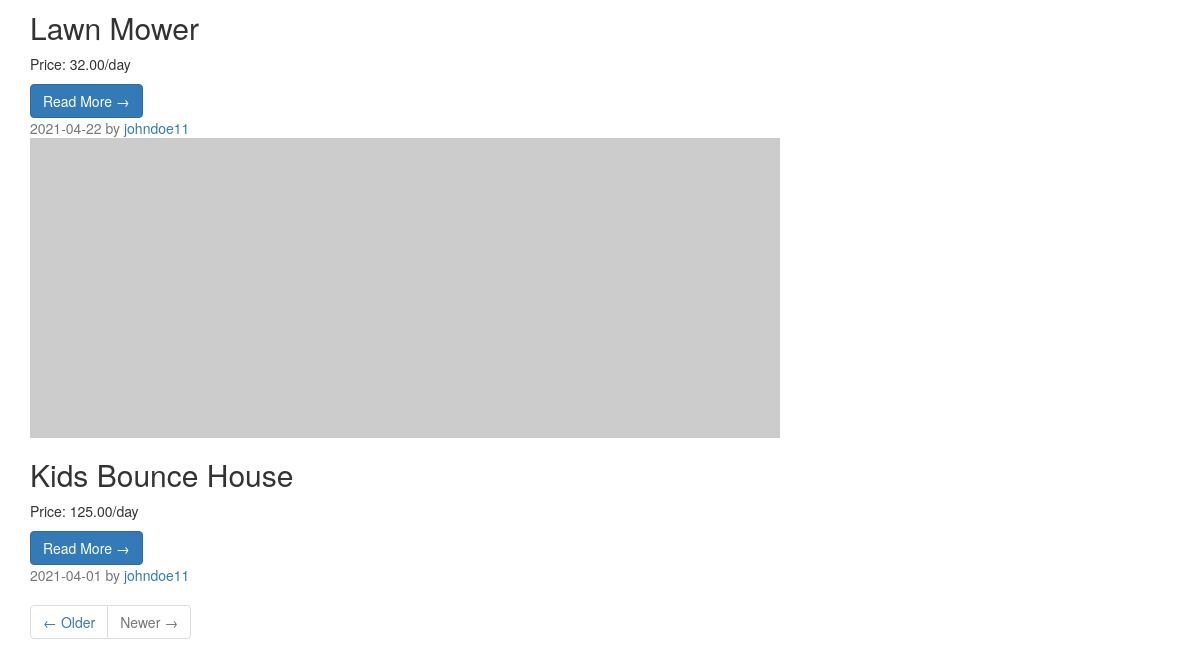
Before: / (lower part) with the older database file.
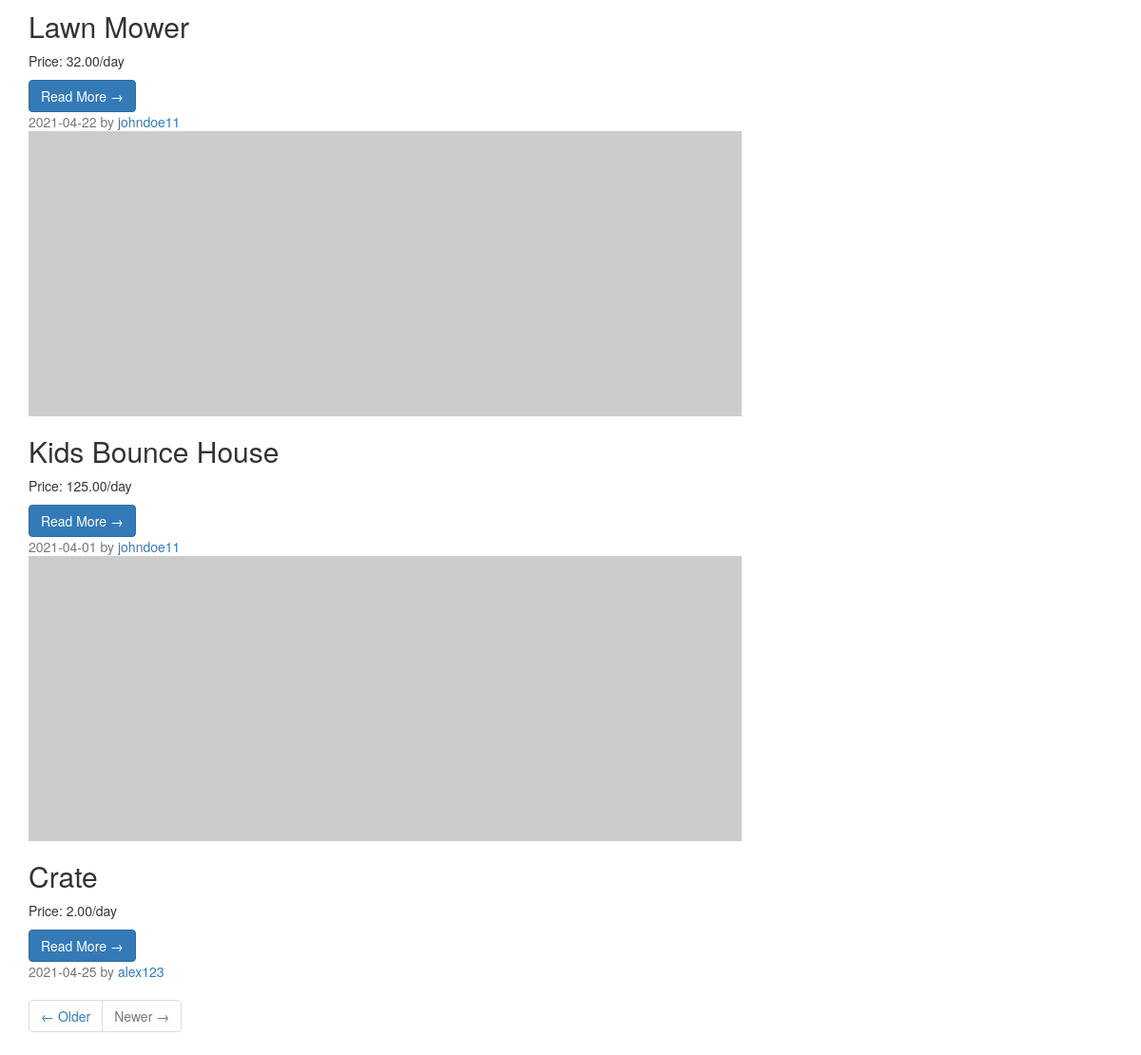
After: the same page with the newer database file.
### main.py (models this page shows)
class AvailableItems(db.Model):
    __tablename__ = 'available_items'
    itemId = db.Column(db.Integer, primary_key=True)
    ownerId = db.Column(db.Integer, db.ForeignKey('users.id'), nullable=False)
    category = db.Column(db.String(50), nullable=False)
    price = db.Column(db.String(30), nullable=False)
    description = db.Column(db.String(500))
    photoUri = db.Column(db.String(240))
    dateAdded = db.Column(db.String(50), nullable=False)
    dueDate = db.Column(db.String(50))
    rented = db.relationship('RentedItems', backref='available_items', lazy=True)

class Users(db.Model):
    __tablename__ = 'users'
    id = db.Column(db.Integer, primary_key=True)
    firstName = db.Column(db.String(50), nullable=False)
    lastName = db.Column(db.String(50), nullable=False)
    email = db.Column(db.String(120), unique=True, nullable=False)
    username = db.Column(db.String(80), nullable=False)
    password = db.Column(db.String(200), nullable=False)
    cardNo = db.Column(db.Integer)
    expDate = db.Column(db.String(30))
    cvc = db.Column(db.Integer)
    items = db.relationship('AvailableItems', backref='users', lazy=True)

### main.py (the view)
@app.route('/')
def index():
    items = util.get_all_items('RentAnItemDb.db')
    items_with_owners = []
    print(items)
    print('\n\n')
    for item in items:
        addname = list(item)
        name= util.get_username('RentAnItemDb.db', item[1])
        name= name[0]
        addname.append(name)
        items_with_owners.append(addname)
    print(items_with_owners)
    return render_template('index.html', items_list= items_with_owners)

### util.py (called while the page is built)
def get_all_items(db):
    query = "SELECT * FROM Available_Items"
    connection = sqlite3.connect(db)
    cursor = connection.cursor()
    cursor.execute(query)
    query_results = cursor.fetchall()
    cursor.close()
    connection.close()
    return query_results

def get_username(db, owner_id):
    query = "SELECT username FROM Users WHERE ID=%d" % owner_id
    connection = sqlite3.connect(db)
    cursor = connection.cursor()
    cursor.execute(query)
    query_results = cursor.fetchall()
    cursor.close()
    connection.close
    return query_results

### templates/index.html (shortened to what this page needs)
{% extends "base.html" %}
  {% block content %}
  <div class="container">
    <div class="row">
      <div class="col-md-8">
        {% for item in items_list %}
        <div class="card mb-4">
          <img class="card-img-top" src="http://placehold.it/750x300" alt="Card image cap">
          <div class="card-body">
            <h2 class="card-title">{{item[2]}}</h2>
            <p class="card-text">Price: {{item[4]}}</p>
            <a href="/readmore/{{item[9][0]}}/{{item[2]}}" class="btn btn-primary">Read More &rarr;</a>
          </div>
          <div class="card-footer text-muted">
            {{item[7]}} by
            <a href="#">{{item[9][0]}}</a>
          </div>
        </div>
        {% endfor %}
        <ul class="pagination justify-content-center mb-4">
          <li class="page-item">
            <a class="page-link" href="#">&larr; Older</a>
          </li>
          <li class="page-item disabled">
            <a class="page-link" href="#">Newer &rarr;</a>
          </li>
        </ul>
      </div>
    </div>
  </div>
  {% endblock %}

### templates/base.html (shortened to what this page needs)
<!DOCTYPE html>
<html>
	<head>
		{% block head %}
    	<link rel="stylesheet" href="https://maxcdn.bootstrapcdn.com/bootstrap/3.4.0/css/bootstrap.min.css">
    	{% endblock %}
	</head>
	<body>
    	<div id="content">{% block content %}{% endblock %}</div>
	</body>
</html>

Changed rows visible on the page:
added AvailableItems: item_name "Crate", price "2.00/day", date_added "2021-04-25", username "alex123"
